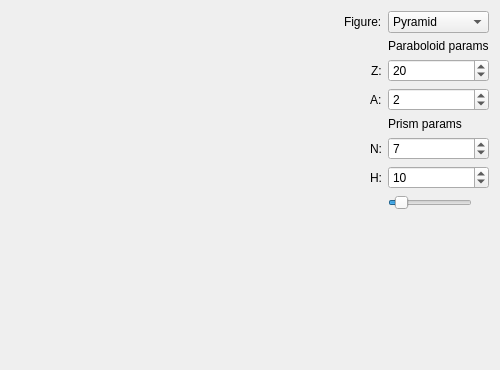
<?xml version="1.0" encoding="UTF-8"?>
<ui version="4.0">
 <class>Widget</class>
 <widget class="QWidget" name="Widget">
  <property name="geometry">
   <rect>
    <x>0</x>
    <y>0</y>
    <width>500</width>
    <height>370</height>
   </rect>
  </property>
  <property name="windowTitle">
   <string>Cherygova-cg16 Lab2</string>
  </property>
  <layout class="QGridLayout" name="gridLayout">
   <item row="0" column="1">
    <layout class="QFormLayout" name="formLayout">
     <property name="labelAlignment">
      <set>Qt::AlignRight|Qt::AlignTop|Qt::AlignTrailing</set>
     </property>
     <property name="formAlignment">
      <set>Qt::AlignRight|Qt::AlignTop|Qt::AlignTrailing</set>
     </property>
     <item row="0" column="0">
      <widget class="QLabel" name="figureLabel">
       <property name="text">
        <string>Figure:</string>
       </property>
      </widget>
     </item>
     <item row="0" column="1">
      <widget class="QComboBox" name="figureComboBox">
       <item>
        <property name="text">
         <string>Pyramid</string>
        </property>
       </item>
       <item>
        <property name="text">
         <string>Paraboloid</string>
        </property>
       </item>
       <item>
        <property name="text">
         <string>N-prism</string>
        </property>
       </item>
      </widget>
     </item>
     <item row="2" column="0">
      <widget class="QLabel" name="ZLabel">
       <property name="text">
        <string>Z:</string>
       </property>
      </widget>
     </item>
     <item row="2" column="1">
      <widget class="QSpinBox" name="ZspinBox">
       <property name="maximum">
        <number>100</number>
       </property>
       <property name="value">
        <number>20</number>
       </property>
      </widget>
     </item>
     <item row="3" column="0">
      <widget class="QLabel" name="ALabel">
       <property name="text">
        <string>A:</string>
       </property>
      </widget>
     </item>
     <item row="3" column="1">
      <widget class="QSpinBox" name="AspinBox">
       <property name="minimum">
        <number>1</number>
       </property>
       <property name="maximum">
        <number>100</number>
       </property>
       <property name="value">
        <number>2</number>
       </property>
      </widget>
     </item>
     <item row="1" column="1">
      <widget class="QLabel" name="ParaboloidLabel">
       <property name="text">
        <string>Paraboloid params</string>
       </property>
      </widget>
     </item>
     <item row="4" column="1">
      <widget class="QLabel" name="PrismLabel">
       <property name="text">
        <string>Prism params</string>
       </property>
      </widget>
     </item>
     <item row="5" column="1">
      <widget class="QSpinBox" name="NspinBox">
       <property name="minimum">
        <number>3</number>
       </property>
       <property name="maximum">
        <number>100</number>
       </property>
       <property name="value">
        <number>7</number>
       </property>
      </widget>
     </item>
     <item row="5" column="0">
      <widget class="QLabel" name="Nlabel">
       <property name="text">
        <string>N:</string>
       </property>
      </widget>
     </item>
     <item row="6" column="1">
      <widget class="QSpinBox" name="HspinBox">
       <property name="minimum">
        <number>1</number>
       </property>
       <property name="maximum">
        <number>100</number>
       </property>
       <property name="value">
        <number>10</number>
       </property>
      </widget>
     </item>
     <item row="6" column="0">
      <widget class="QLabel" name="Hlabel">
       <property name="text">
        <string>H:</string>
       </property>
      </widget>
     </item>
     <item row="7" column="1">
      <widget class="QSlider" name="scaleSlider">
       <property name="sizePolicy">
        <sizepolicy hsizetype="Fixed" vsizetype="Fixed">
         <horstretch>0</horstretch>
         <verstretch>0</verstretch>
        </sizepolicy>
       </property>
       <property name="minimum">
        <number>10</number>
       </property>
       <property name="maximum">
        <number>1000</number>
       </property>
       <property name="singleStep">
        <number>1</number>
       </property>
       <property name="value">
        <number>100</number>
       </property>
       <property name="orientation">
        <enum>Qt::Horizontal</enum>
       </property>
      </widget>
     </item>
    </layout>
   </item>
   <item row="0" column="0">
    <spacer name="horizontalSpacer">
     <property name="orientation">
      <enum>Qt::Horizontal</enum>
     </property>
     <property name="sizeHint" stdset="0">
      <size>
       <width>40</width>
       <height>20</height>
      </size>
     </property>
    </spacer>
   </item>
   <item row="2" column="1">
    <spacer name="verticalSpacer">
     <property name="orientation">
      <enum>Qt::Vertical</enum>
     </property>
     <property name="sizeHint" stdset="0">
      <size>
       <width>20</width>
       <height>40</height>
      </size>
     </property>
    </spacer>
   </item>
  </layout>
 </widget>
 <layoutdefault spacing="6" margin="11"/>
 <resources/>
 <connections/>
</ui>
